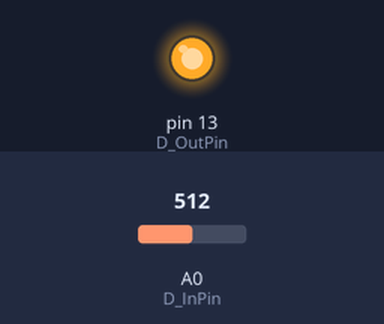
This sketch was run on a simulated Arduino Uno, built with avr-gcc and run on an emulated ATmega328P. Parts: output pins drawn as LEDs (lit = HIGH). The inputs (shaded band) are chosen by the test bench; at power-on: A0 (D_InPin) = 512. What the sketch prints to the serial monitor is not drawn.

Above: at 1.2 s.
1.3 s: A0 (D_InPin) set to 109
2.8 s: A0 (D_InPin) set to 90
At 3.8 s:
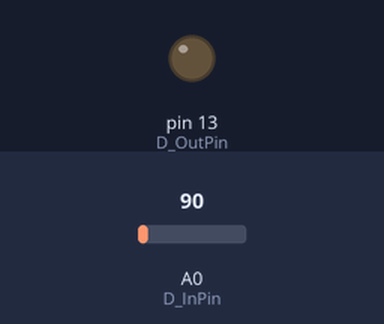
4.3 s: A0 (D_InPin) set to 122
At 4.9 s:
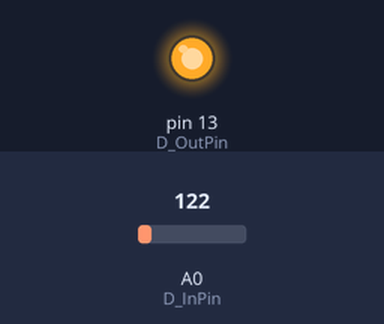
5.8 s: A0 (D_InPin) set to 0
At 6.1 s:
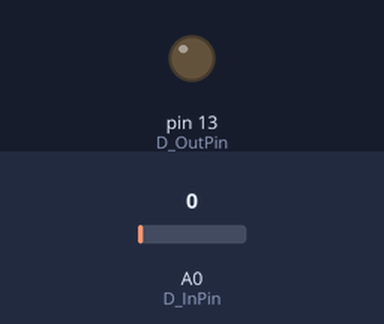
Timing chart, 0 to 8.3 s (numbered marks = the images above; inputs shaded):
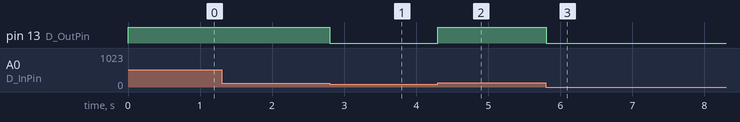

The sketch:

kadai6.ino
```cpp
#define ZERO 0
#define D_InPin A0
#define RValue 100
#define D_OutPin 13

int dValue = ZERO;

void setup() {
  pinMode(D_OutPin,OUTPUT);
  pinMode(D_InPin,INPUT);
  Serial.begin(9600);
}

void loop() {
  dValue = analogRead(D_InPin);
  if(RValue <= dValue){
    digitalWrite(D_OutPin,HIGH);
  }else {
    digitalWrite(D_OutPin,LOW);
  }
  dValue=map(dValue,0,1023,0,500)/100;
  Serial.println(dValue);
}
```

Measured:
- the behaviour switches between 100 and 99 on A0 (D_InPin) (found by bisection; images 0 and 1)
- after the input at 2.8 s, pin 13 (D_OutPin): HIGH → LOW at once
- after the input at 4.3 s, pin 13 (D_OutPin): LOW → HIGH at once
- after the input at 5.8 s, pin 13 (D_OutPin): HIGH → LOW at once
